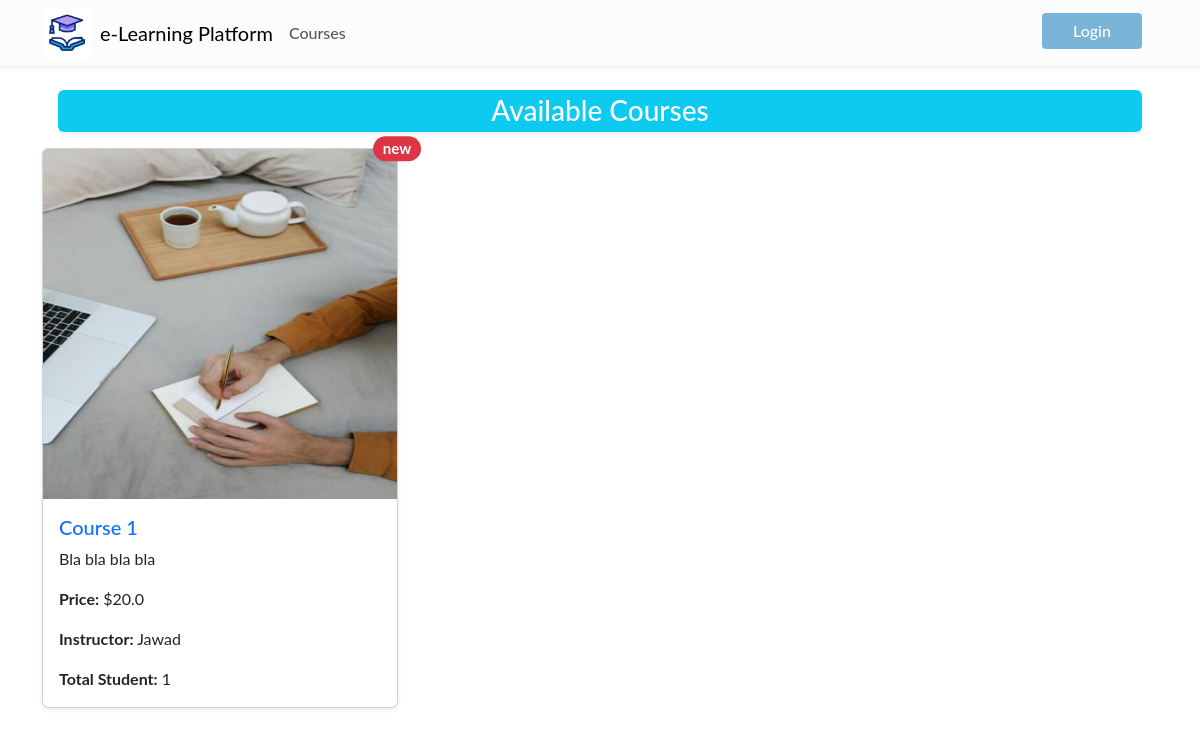
The app's page /courses/, older data.
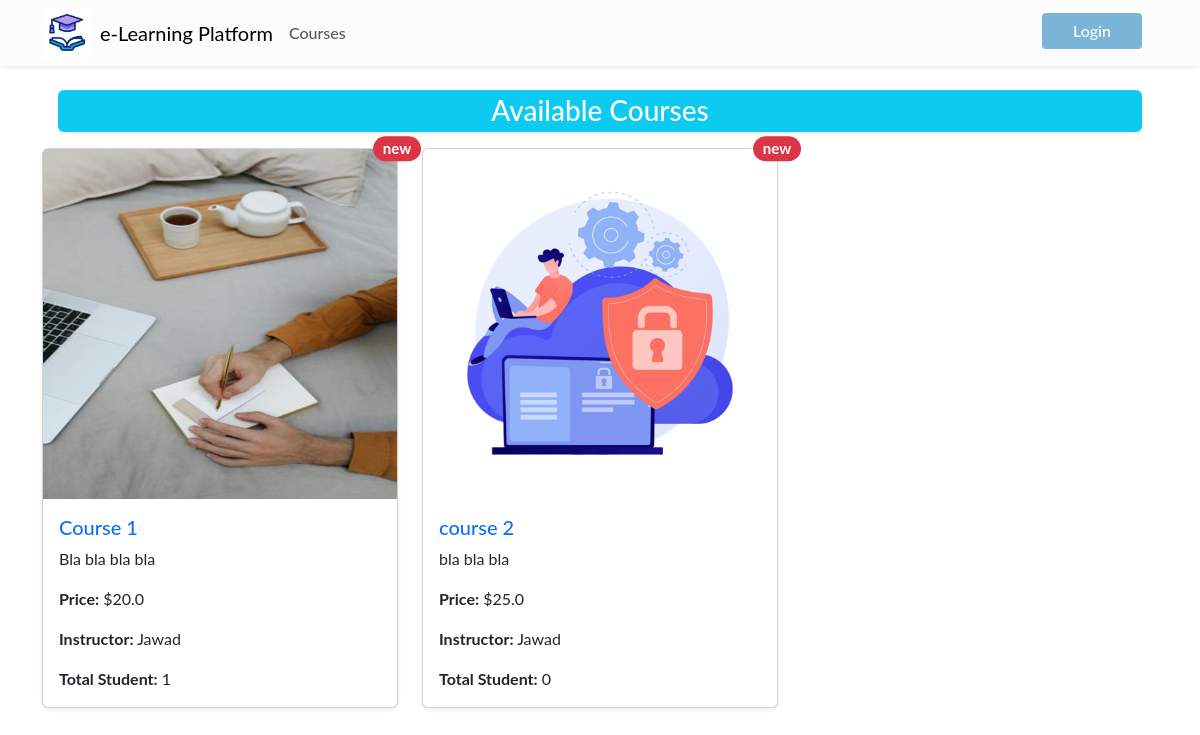
The same page, newer data.
### app/models.py (models this page shows, shortened)
class Course(db.Model):
    id = db.Column(db.Integer, primary_key=True)
    title = db.Column(db.String(100), nullable=False)
    description = db.Column(db.Text, nullable=False)
    courseImage =db.Column(db.String(50), nullable=False, default='default.jpg')
    price = db.Column(db.Float, nullable=False)
    teacher_id = db.Column(db.Integer, db.ForeignKey('user.id'), nullable=False)
    created_at = db.Column(db.DateTime, default=datetime.utcnow)
    instructor = db.relationship('User', backref='courses', lazy=True)
    lessons = db.relationship('Lesson', back_populates='course', lazy=True)  # Change backref to back_populates
    category_id = db.Column(db.Integer, db.ForeignKey('category.id'), nullable=False)
    category = db.relationship('Category', backref='courses', lazy=True)
    @property
    def total_students(self):
        return len(self.enrollments)

class User(db.Model, UserMixin):
    id = db.Column(db.Integer, primary_key=True)
    name = db.Column(db.String(50), nullable=False)
    email = db.Column(db.String(120), unique=True, nullable=False)
    role = db.Column(db.String(10))  # 'student' or 'instructor'
    password_hash = db.Column(db.String(128), nullable=False)
    created_at = db.Column(db.DateTime, default=datetime.utcnow)

### app/routes/course.py (the view)
@bp.route('/')
def list_courses():
    courses = Course.query.all()
    return render_template('list_courses.html', courses=courses)

### app/templates/list_courses.html (shortened to what this page needs)
{% extends 'layout.html' %}
{% block content %}
<div class="h3 bg-info text-white text-center py-1 m-3 rounded shadow-sm">
    Available Courses
</div>
<div class="row">
    {% for course in courses %}
    <div class="col-md-4 mb-4">
        <div class="card shadow-sm">
            <img src="{{ url_for('static', filename='img_course/' + course.courseImage) }}" height="350px"
                class="card-img-top" alt="{{ course.title }}">
            <div class="card-body">
                <h5 class="card-title">
                    <a href="{{ url_for('course.course_details', course_id=course.id) }}"
                        class="text-decoration-none">{{ course.title }}</a>
                    <span class="position-absolute top-0 start-100 translate-middle badge rounded-pill bg-danger">new
                    </span>
                </h5>
                <p class="card-text">{{ course.description }}</p>
                <p class="card-text"><strong>Price:</strong> ${{ course.price }}</p>
                <p class="card-text"><strong>Instructor:</strong> {{ course.instructor.name }}</p>
                <p class="card-text"><strong>Total Student:</strong> {{ course.total_students }}</p>
            </div>
        </div>
    </div>
    {% endfor %}
</div>
{% endblock %}

### app/templates/layout.html (shortened to what this page needs)
<!DOCTYPE html>
<html lang="en">
<head>
  <link href="https://cdn.jsdelivr.net/npm/bootstrap@5.3.3/dist/css/bootstrap.min.css" rel="stylesheet"
 />
  <link rel="stylesheet" href="{{ url_for('static', filename='css/main.css') }}" />
</head>
<body>
  <nav class="navbar navbar-expand-lg navbar-light bg-light-subtle shadow-sm sticky-top">
    <div class="container ">
      <img width="50px" src="{{ url_for('static', filename='/img/icone.gif') }}" alt="">
      <a class="navbar-brand mx-2" href="{{ url_for('main.index') }}">e-Learning Platform</a>
      <div class="collapse navbar-collapse" id="navbarNav">
        <ul class="navbar-nav me-auto mb-2 mb-lg-0">
          <li class="nav-item">
            <a class="nav-link" href="{{ url_for('course.list_courses') }}">Courses</a>
          </li>
        </ul>
        <ul class="navbar-nav ms-auto">
          {% if current_user.is_authenticated %}
          <li class="nav-item">
            <a class="nav-link" href="{{ url_for('auth.account') }}">Account ({{ current_user.name }})</a>
          </li>
          <li class="nav-item">
            <a class="nav-link" href="{{ url_for('auth.logout') }}">Logout</a>
          </li>
          {% else %}
          {% if request.endpoint == 'auth.login' %}
          <li class="nav-item">
            <a class="nav-link btn btn-sign-up" href="{{ url_for('auth.register') }}">Register</a>
          </li>
          {% else %}
          <li class="nav-item">
            <a class="nav-link btn btn-log-in me-3" href="{{ url_for('auth.login') }}">Login</a>
          </li>
          {% endif %}
          {% endif %}
        </ul>
      </div>
    </div>
  </nav>
  <div class="container mt-2">{% include 'flash_msg.html' %} {% block content %}{% endblock %}</div>
</body>
</html>

### app/static/css/main.css (style rules this page uses)
:root { --vert: #7b9b2b; --roze: #fc83cd33; --blue: #0b76b488; }
* { font-family: 'Lato', sans-serif; }
.nav-link { font-weight: 500; position: relative; border: none; }
@media (min-width: 768px) { .nav-link { font-size: 1rem; } }
@media (min-width: 768px) { .nav-link::before { content: ''; position: absolute; bottom: 0; left: 50%; transform: translatex(-50%); width: 0%; height: 2px; background-color: var(--blue); visibility: hidden; transition: 0.3s ease-in-out; } }
.navbar-collapse .btn-log-in, .navbar-collapse .btn-sign-up { color: #fff; width: 100px; margin-right: 15px; padding: 6px 12px; text-align: center; text-decoration: none; border:none; border-radius: 4px; transition: all 0.5s ease; cursor: pointer; user-select: none; background-color: var(--blue); margin-bottom: 5px; }

Row changes from the older to the newer data that the page shows:
added Course: courseImage (picture), title "course 2", description "bla bla bla", price "25.0", instructor.name "Jawad", total_students "0"
